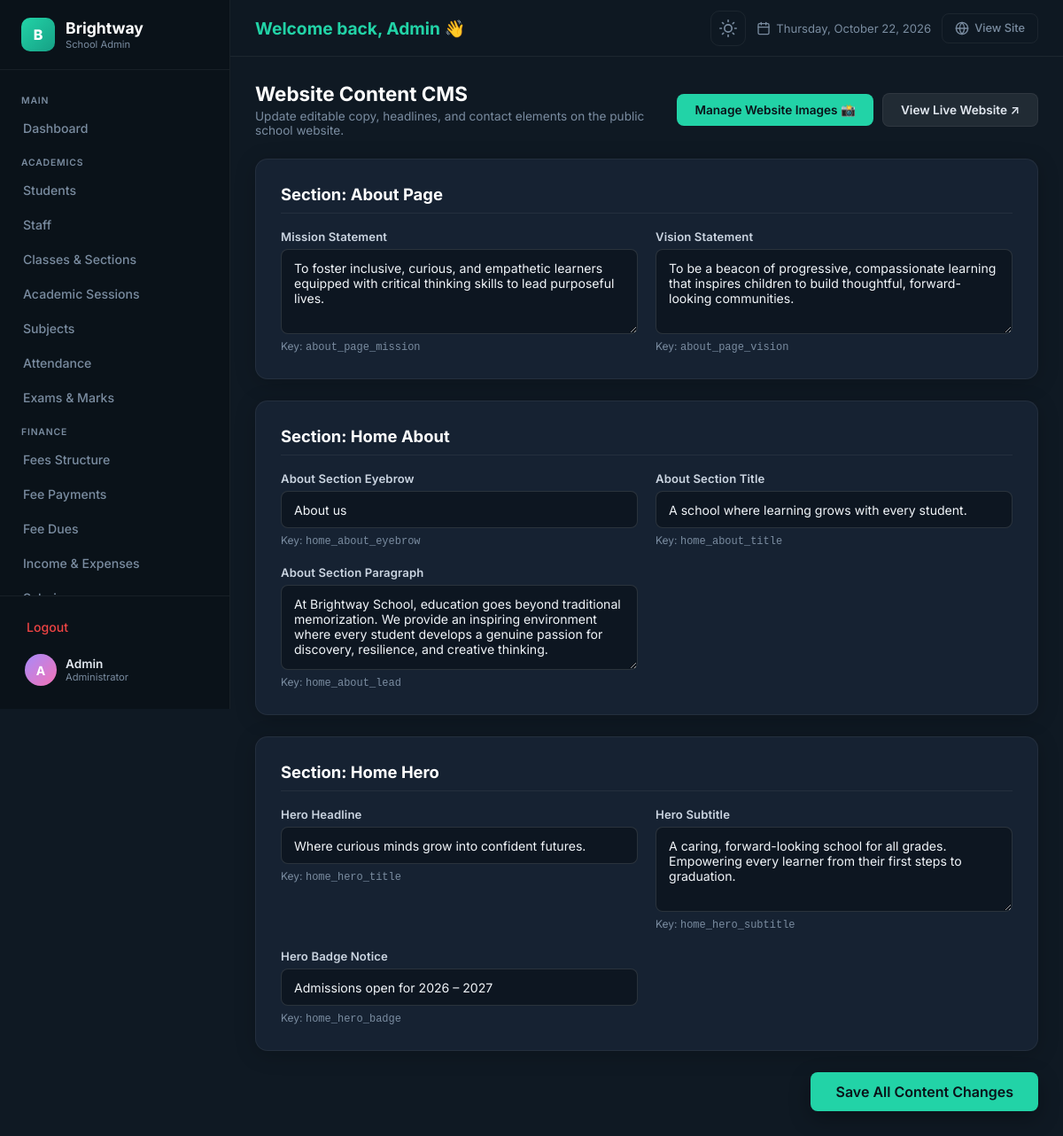
Page /admin/website_content.php (signed in) on the committed database.
### tables this page shows
CREATE TABLE `website_content` (
  `id` INT AUTO_INCREMENT PRIMARY KEY,
  `content_key` VARCHAR(100) NOT NULL UNIQUE,
  `section_name` VARCHAR(100) NOT NULL,
  `label` VARCHAR(150) NOT NULL,
  `content_value` TEXT NOT NULL,
  `content_type` ENUM('text', 'textarea', 'email', 'phone') NOT NULL DEFAULT 'text',
  `updated_at` DATETIME NOT NULL DEFAULT CURRENT_TIMESTAMP ON UPDATE CURRENT_TIMESTAMP
);

### admin/website_content.php (the view, shortened to what this page needs)
<?php
require_once __DIR__ . '/auth.php';
$items = [];
$res = mysqli_query($conn, "SELECT * FROM website_content ORDER BY section_name ASC, id ASC");
if ($res) {
    while ($r = mysqli_fetch_assoc($res)) {
        $items[$r['section_name']][] = $r;
    }
}
include __DIR__ . '/header.php';
?>
<div class="page-header">
    <div class="page-header__left">
        <h1 class="page-header__title">Website Content CMS</h1>
        <p class="page-header__desc">Update editable copy, headlines, and contact elements on the public school website.</p>
    </div>
    <div class="page-header__actions" style="display:flex;gap:10px;">
        <a href="website_images.php" class="btn-admin btn-admin--primary">Manage Website Images 📸</a>
        <a href="../index.php" target="_blank" class="btn-admin btn-admin--secondary">View Live Website ↗</a>
    </div>
</div>
<?php if (!empty($items)): ?>
    <form method="POST" action="website_content.php">
        <?php foreach ($items as $sec_name => $sec_items): ?>
            <div class="card animate-in" style="padding:28px;margin-bottom:24px;">
                <h3 style="font-size:1.15rem;font-weight:700;color:var(--admin-heading);margin-bottom:18px;border-bottom:1px solid var(--admin-border);padding-bottom:10px;text-transform:capitalize;">
                    Section: <?php echo htmlspecialchars(str_replace('_', ' ', $sec_name)); ?>
                </h3>
                <div style="display:grid;grid-template-columns:repeat(auto-fit, minmax(320px, 1fr));gap:20px;">
                    <?php foreach ($sec_items as $it): ?>
                        <div class="form-group" style="margin-bottom:0;">
                            <label class="form-label" style="font-weight:600;"><?php echo htmlspecialchars($it['label']); ?></label>
                            <?php if ($it['content_type'] === 'textarea'): ?>
                                <textarea name="content[<?php echo $it['id']; ?>]" class="form-control" rows="3"><?php echo htmlspecialchars($it['content_value']); ?></textarea>
                            <?php else: ?>
                                <input type="<?php echo $it['content_type'] === 'email' ? 'email' : ($it['content_type'] === 'phone' ? 'tel' : 'text'); ?>"
                                       name="content[<?php echo $it['id']; ?>]"
                                       class="form-control"
                                       value="<?php echo htmlspecialchars($it['content_value']); ?>">
                            <?php endif; ?>
                            <small style="color:var(--admin-text-muted);font-size:0.75rem;">Key: <code><?php echo htmlspecialchars($it['content_key']); ?></code></small>
                        </div>
                    <?php endforeach; ?>
                </div>
            </div>
        <?php endforeach; ?>
        <div style="position:sticky;bottom:20px;display:flex;justify-content:flex-end;z-index:10;">
            <button type="submit" class="btn-admin btn-admin--primary" style="box-shadow:0 8px 24px rgba(0,0,0,0.3);padding:12px 28px;font-size:1rem;">
                Save All Content Changes
            </button>
        </div>
    </form>
<?php else: ?>
    <div class="empty-state"><p>No editable content elements found in database.</p></div>
<?php endif; ?>
<?php include __DIR__ . '/footer.php'; ?>

### admin/assets/css/admin.css (style rules this page uses)
:root { --admin-bg: #0f1923; --admin-sidebar: #0a1219; --admin-card: #162232; --admin-card-hover: #1c2d42; --admin-border: rgba(255,255,255,0.06); --admin-text: #e2e8f0; --admin-text-muted: #7a8ca0; --admin-heading: #ffffff; --admin-topbar-bg: rgba(15,25,35,0.85); --admin-input-bg: rgba(15,25,35,0.6); --admin-accent: #22d3a7; --admin-accent-soft: rgba(34,211,167,0.12); --admin-blue: #3b82f6; --admin-blue-soft: rgba(59,130,246,0.12); --admin-pink: #f472b6; --admin-pink-soft: rgba(244,114,182,0.12); --admin-amber: #fbbf24; --admin-amber-soft: rgba(251,191,36,0.12); --admin-red: #ef4444; --admin-red-soft: rgba(239,68,68,0.12); --admin-purple: #a78bfa; --admin-purple-soft: rgba(167,139,250,0.12); --sidebar-w: 260px; --topbar-h: 64px; --radius: 14px; --radius-sm: 8px; --shadow: 0 4px 24px rgba(0,0,0,0.25); --transition: 0.25s cubic-bezier(.4,0,.2,1); }
*, *::before, *::after { box-sizing: border-box; margin: 0; padding: 0; }
body.admin-body { font-family: 'Inter', -apple-system, BlinkMacSystemFont, 'Segoe UI', Roboto, sans-serif; background: var(--admin-bg); color: var(--admin-text); min-height: 100vh; overflow-x: hidden; -webkit-font-smoothing: antialiased; }
a { color: inherit; text-decoration: none; }
.btn-admin { display: inline-flex; align-items: center; gap: 8px; padding: 10px 20px; border-radius: var(--radius-sm); font-size: 0.85rem; font-weight: 600; border: none; cursor: pointer; transition: all var(--transition); font-family: inherit; }
.btn-admin--primary { background: var(--admin-accent); color: #0a1219; }
body.admin-body, .admin-sidebar, .admin-topbar, .panel, .stat-card, .topbar-btn, .sidebar-brand, .sidebar-user { transition: background-color var(--transition), border-color var(--transition), color var(--transition); }
.animate-in { animation: fadeInUp 0.4s ease both; }
.animate-in:nth-child(2) { animation-delay: 0.06s; }
.animate-in:nth-child(3) { animation-delay: 0.12s; }
.animate-in:nth-child(4) { animation-delay: 0.18s; }
.page-header { display: flex; align-items: center; justify-content: space-between; gap: 16px; margin-bottom: 24px; flex-wrap: wrap; }
.page-header__left { flex: 1; min-width: 240px; }
.page-header__title { font-size: 1.4rem; font-weight: 700; color: var(--admin-heading); margin-bottom: 4px; }
.page-header__desc { font-size: 0.85rem; color: var(--admin-text-muted); }
.page-header__actions { display: flex; align-items: center; gap: 10px; flex-wrap: wrap; }
.btn-admin--secondary { background: rgba(255, 255, 255, 0.08); color: var(--admin-text); border: 1px solid var(--admin-border); }
.form-control { width: 100%; height: 42px; padding: 0 14px; background: rgba(10, 18, 26, 0.65); border: 1px solid rgba(255, 255, 255, 0.12); border-radius: var(--radius-sm); color: #f1f5f9; font-size: 0.88rem; font-family: inherit; transition: all var(--transition); }
.form-control::placeholder { color: #64748b; }
textarea.form-control { height: auto; min-height: 96px; padding: 12px 14px; resize: vertical; }
.card, .form-card { background: var(--admin-card); border: 1px solid var(--admin-border); border-radius: var(--radius); padding: 24px 28px; margin-bottom: 24px; box-shadow: 0 4px 24px rgba(0, 0, 0, 0.2); }
.card h3, .form-card h3, .form-card__header { font-size: 1.15rem; font-weight: 700; color: var(--admin-heading); padding-bottom: 14px; margin-bottom: 20px; border-bottom: 1px solid var(--admin-border); display: flex; align-items: center; justify-content: space-between; }
.form-group { display: flex; flex-direction: column; gap: 6px; margin-bottom: 18px; }
.form-group:last-child { margin-bottom: 0; }
.form-label { font-size: 0.82rem; font-weight: 600; color: #cbd5e1; letter-spacing: 0.01em; }

### rows in the picture
website_content: label "Mission Statement", id+content_value "To foster inclusive, curious, and empathetic learners equipped with critical thinking skills to lead purposeful lives.", content_key "about_page_mission"
website_content: label "Vision Statement", id+content_value "To be a beacon of progressive, compassionate learning that inspires children to build thoughtful, forward-looking communities.", content_key "about_page_vision"
website_content: label "About Section Eyebrow", content_value "About us", content_key "home_about_eyebrow"
website_content: label "About Section Title", content_value "A school where learning grows with every student.", content_key "home_about_title"
website_content: label "About Section Paragraph", id+content_value "At Brightway School, education goes beyond traditional memorization. We provide an inspiring environment where every student develops a genuine passion for discovery, resilience, and creative thinking.", content_key "home_about_lead"
website_content: label "Hero Headline", content_value "Where curious minds grow into confident futures.", content_key "home_hero_title"
website_content: label "Hero Subtitle", id+content_value "A caring, forward-looking school for all grades. Empowering every learner from their first steps to graduation.", content_key "home_hero_subtitle"
website_content: label "Hero Badge Notice", content_value "Admissions open for 2026 – 2027", content_key "home_hero_badge"

### other values in the picture
$admin_initial "A"
$admin_name "Admin"
str_replace('_', ' ', $sec_name) "About Page"
str_replace('_', ' ', $sec_name) "Home About"
str_replace('_', ' ', $sec_name) "Home Hero"
